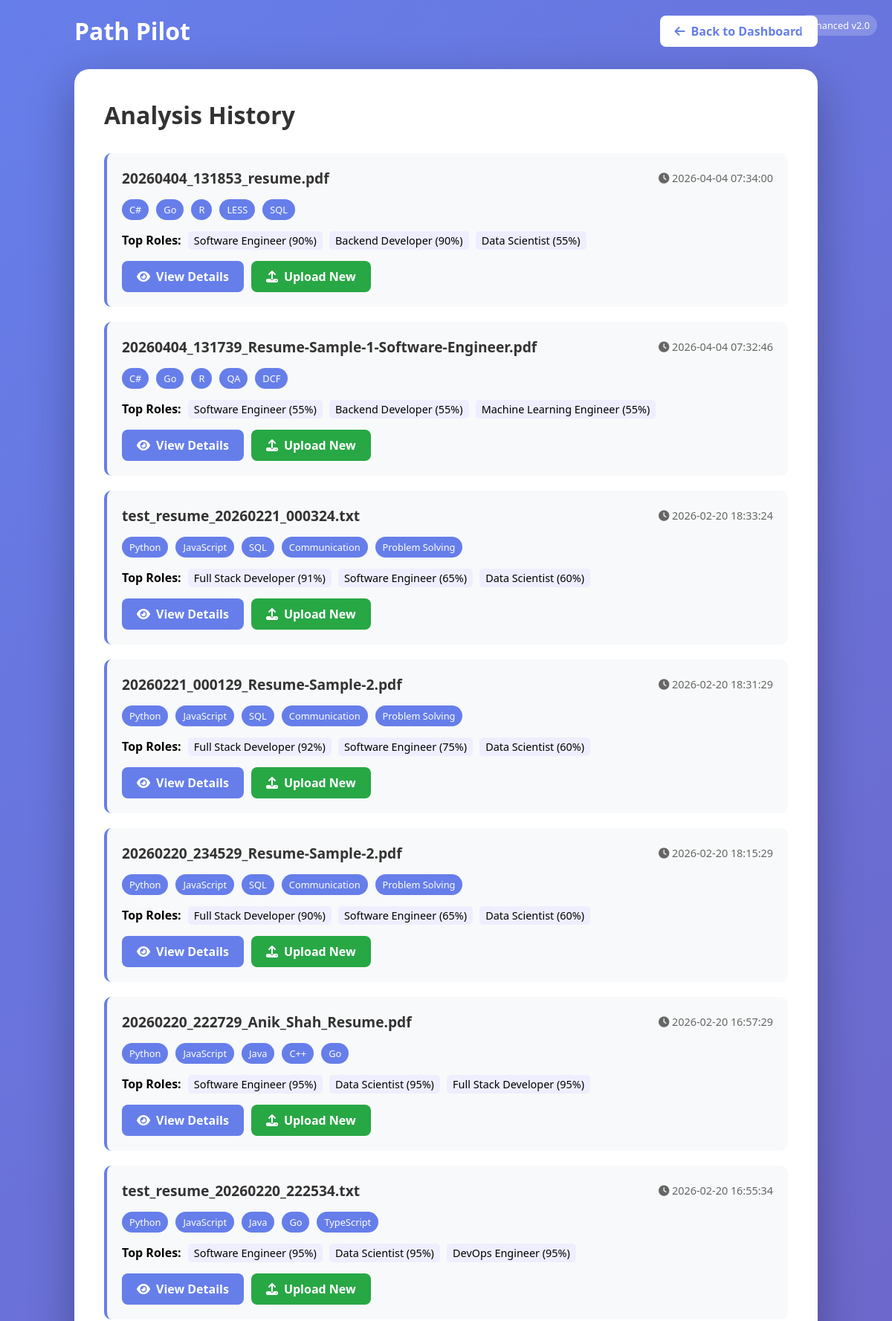
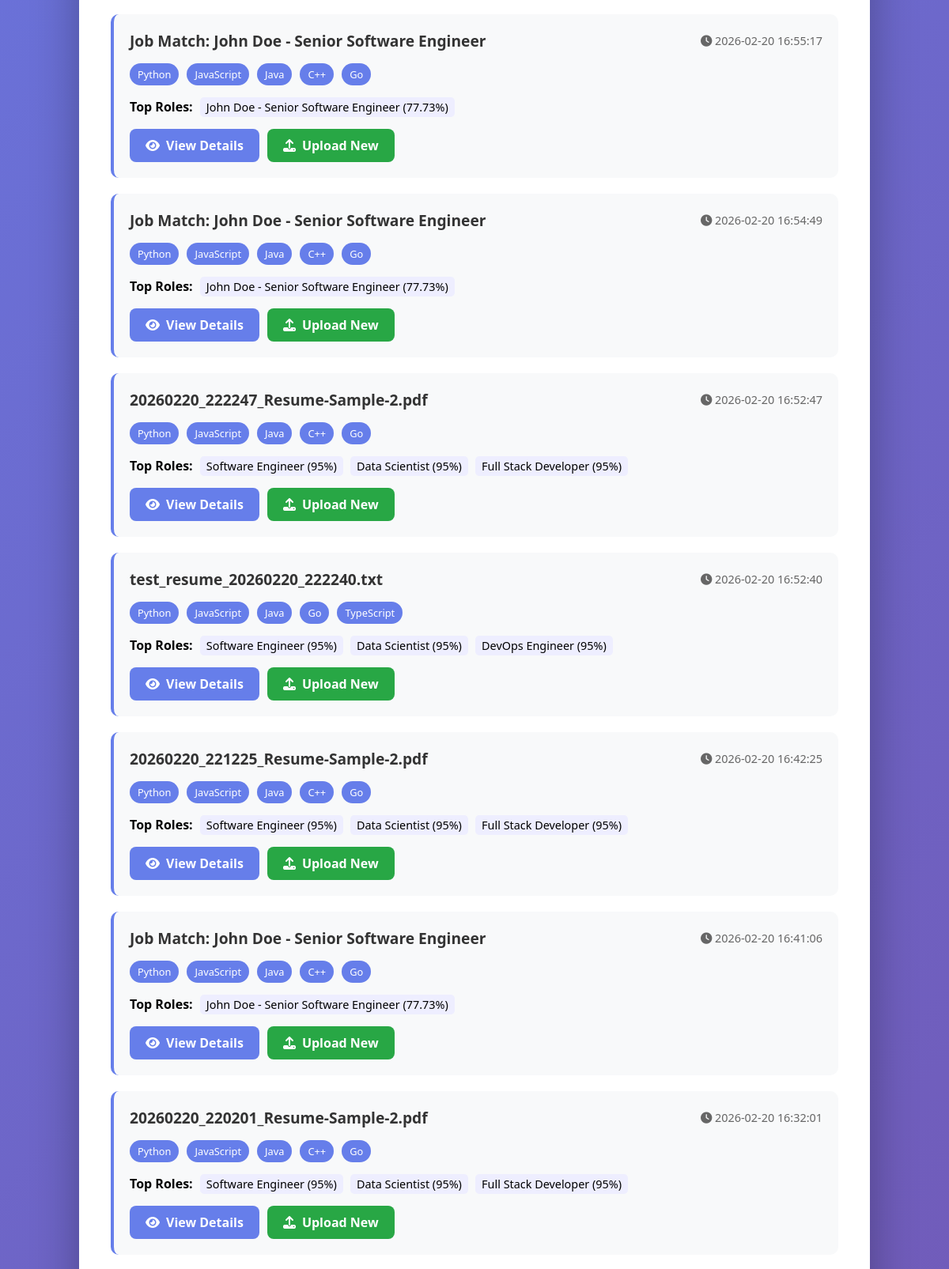
The app's page /history (signed in, upper part) with its own data (2 pictures, top to bottom).
### tables this page shows
CREATE TABLE user_uploads (
            id INTEGER PRIMARY KEY AUTOINCREMENT,
            user_id INTEGER,
            filename TEXT NOT NULL,
            filepath TEXT NOT NULL,
            upload_time TIMESTAMP DEFAULT CURRENT_TIMESTAMP,
            skills TEXT,
            top_roles TEXT,
            jobs TEXT,
            courses TEXT, ai_response TEXT, match_history TEXT, analysis_version TEXT, contact_info TEXT DEFAULT '{}', education TEXT DEFAULT '[]', experience TEXT DEFAULT '[]', department TEXT,
            FOREIGN KEY (user_id) REFERENCES users(id)
        );

### app.py (the view)
@app.route('/history')
@login_required
def history():
    conn = get_db_connection()
    uploads = conn.execute(
        'SELECT * FROM user_uploads WHERE user_id = ? ORDER BY upload_time DESC',
        (session['user_id'],)
    ).fetchall()
    conn.close()
    uploads_list = []
    for upload in uploads:
        upload_dict = dict(upload)
        try:
            if upload_dict.get('skills'):
                upload_dict['skills_parsed'] = json.loads(upload_dict['skills'])[:5]
            if upload_dict.get('top_roles'):
                upload_dict['roles_parsed'] = json.loads(upload_dict['top_roles'])[:3]
        except:
            pass
        uploads_list.append(upload_dict)
    return render_template('history.html', uploads=uploads_list)

### app.py (called while the page is built)
def login_required(f):
    @wraps(f)
    def decorated_function(*args, **kwargs):
        if 'user_id' not in session:
            flash('Please log in first', 'error')
            return redirect(url_for('login'))
        return f(*args, **kwargs)
    return decorated_function

def get_db():
    import sqlite3
    conn = sqlite3.connect('database.db')
    conn.row_factory = sqlite3.Row
    return conn

def get_db_connection():
    return get_db()

### templates/history.html (shortened to what this page needs)
<!DOCTYPE html>
<html lang="en">
<head>
    <link href="https://cdnjs.cloudflare.com/ajax/libs/font-awesome/6.4.0/css/all.min.css" rel="stylesheet">
</head>
<body>
    <div class="version-badge">Enhanced v2.0</div>
    <div class="container">
        <div class="header">
            <div class="logo">Path Pilot</div>
            <div>
                <a href="{{ url_for('dashboard') }}" class="btn">
                    <i class="fas fa-arrow-left"></i> Back to Dashboard
                </a>
            </div>
        </div>
        <div class="history-card">
            <h1>Analysis History</h1>
            {% if uploads %}
                {% for upload in uploads %}
                <div class="history-item">
                    <div class="history-header">
                        <div class="history-title">{{ upload.filename }}</div>
                        <div class="history-date">
                            <i class="fas fa-clock"></i> {{ upload.upload_time[:19] }}
                        </div>
                    </div>
                    {% if upload.skills_parsed %}
                    <div class="skills-list">
                        {% for skill in upload.skills_parsed[:10] %}
                        <span class="skill-tag">{{ skill }}</span>
                        {% endfor %}
                    </div>
                    {% endif %}
                    {% if upload.roles_parsed %}
                    <div style="margin-top: 10px;">
                        <strong>Top Roles:</strong>
                        {% for role, score in upload.roles_parsed[:3] %}
                        <span style="display: inline-block; background: #eef; padding: 3px 8px; border-radius: 5px; margin-left: 5px; font-size: 0.9rem;">
                            {{ role }} ({{ score }}%)
                        </span>
                        {% endfor %}
                    </div>
                    {% endif %}
                    <div class="button-group">
                        <a href="{{ url_for('view_upload', upload_id=upload.id) }}" class="btn btn-primary">
                            <i class="fas fa-eye"></i> View Details
                        </a>
                        <a href="{{ url_for('dashboard') }}" class="btn btn-success">
                            <i class="fas fa-upload"></i> Upload New
                        </a>
                    </div>
                </div>
                {% endfor %}
            {% endif %}
        </div>
    </div>
</body>
</html>

### templates/history.html (style rules this page uses)
* { margin: 0; padding: 0; box-sizing: border-box; }
body { font-family: 'Segoe UI', Tahoma, Geneva, Verdana, sans-serif; background: linear-gradient(135deg, #667eea 0%, #764ba2 100%); min-height: 100vh; padding: 20px; }
.container { max-width: 1000px; margin: 0 auto; }
.header { display: flex; justify-content: space-between; align-items: center; margin-bottom: 30px; }
.logo { font-size: 2rem; color: white; font-weight: bold; }
.btn { padding: 10px 20px; background: white; color: #667eea; text-decoration: none; border-radius: 8px; font-weight: 600; transition: all 0.3s ease; display: inline-flex; align-items: center; gap: 8px; }
.btn-primary { background: #667eea; color: white; }
.btn-success { background: #28a745; color: white; }
.history-card { background: white; border-radius: 20px; padding: 40px; box-shadow: 0 20px 60px rgba(0,0,0,0.3); }
h1 { color: #333; margin-bottom: 30px; font-size: 2rem; }
.history-item { background: #f8f9fa; padding: 20px; border-radius: 10px; margin-bottom: 20px; border-left: 4px solid #667eea; }
.history-header { display: flex; justify-content: space-between; align-items: center; margin-bottom: 15px; flex-wrap: wrap; gap: 10px; }
.history-title { font-size: 1.2rem; font-weight: 600; color: #333; word-break: break-all; }
.history-date { color: #666; font-size: 0.9rem; }
.skills-list { display: flex; flex-wrap: wrap; gap: 10px; margin: 15px 0; }
.skill-tag { background: #667eea; color: white; padding: 5px 10px; border-radius: 20px; font-size: 0.8rem; }
.version-badge { position: absolute; top: 20px; right: 20px; background: rgba(255,255,255,0.2); color: white; padding: 5px 10px; border-radius: 20px; font-size: 0.8rem; }
.button-group { display: flex; gap: 10px; margin-top: 15px; flex-wrap: wrap; }

### records on screen
user_uploads: filename "20260404_131853_resume.pdf", upload_time "2026-04-04 07:34:00", 10 "C#" "Go" "R" "LESS" "SQL", 3 "Software Engineer" "Backend Developer" "Data Scientist", 3 "90" "90" "55"
user_uploads: filename "20260404_131739_Resume-Sample-1-Software-Engineer.pdf", upload_time "2026-04-04 07:32:46", 10 "C#" "Go" "R" "QA" "DCF", 3 "Software Engineer" "Backend Developer" "Machine Learning Engineer", 3 "55" "55" "55"
user_uploads: filename "test_resume_20260221_000324.txt", upload_time "2026-02-20 18:33:24", 10 "Python" "JavaScript" "SQL" "Communication" "Problem Solving", 3 "Full Stack Developer" "Software Engineer" "Data Scientist", 3 "91" "65" "60"
user_uploads: filename "20260221_000129_Resume-Sample-2.pdf", upload_time "2026-02-20 18:31:29", 10 "Python" "JavaScript" "SQL" "Communication" "Problem Solving", 3 "Full Stack Developer" "Software Engineer" "Data Scientist", 3 "92" "75" "60"
user_uploads: filename "20260220_234529_Resume-Sample-2.pdf", upload_time "2026-02-20 18:15:29", 10 "Python" "JavaScript" "SQL" "Communication" "Problem Solving", 3 "Full Stack Developer" "Software Engineer" "Data Scientist", 3 "90" "65" "60"
user_uploads: filename "20260220_222729_Anik_Shah_Resume.pdf", upload_time "2026-02-20 16:57:29", 10 "Python" "JavaScript" "Java" "C++" "Go", 3 "Software Engineer" "Data Scientist" "Full Stack Developer", 3 "95" "95" "95"
user_uploads: filename "test_resume_20260220_222534.txt", upload_time "2026-02-20 16:55:34", 10 "Python" "JavaScript" "Java" "Go" "TypeScript", 3 "Software Engineer" "Data Scientist" "DevOps Engineer", 3 "95" "95" "95"
user_uploads: filename "Job Match: John Doe - Senior Software Engineer", upload_time "2026-02-20 16:55:17", 10 "Python" "JavaScript" "Java" "C++" "Go", 3 "John Doe - Senior Software Engineer", 3 "77.73"
user_uploads: filename "Job Match: John Doe - Senior Software Engineer", upload_time "2026-02-20 16:54:49", 10 "Python" "JavaScript" "Java" "C++" "Go", 3 "John Doe - Senior Software Engineer", 3 "77.73"
user_uploads: filename "20260220_222247_Resume-Sample-2.pdf", upload_time "2026-02-20 16:52:47", 10 "Python" "JavaScript" "Java" "C++" "Go", 3 "Software Engineer" "Data Scientist" "Full Stack Developer", 3 "95" "95" "95"
user_uploads: filename "test_resume_20260220_222240.txt", upload_time "2026-02-20 16:52:40", 10 "Python" "JavaScript" "Java" "Go" "TypeScript", 3 "Software Engineer" "Data Scientist" "DevOps Engineer", 3 "95" "95" "95"
user_uploads: filename "20260220_221225_Resume-Sample-2.pdf", upload_time "2026-02-20 16:42:25", 10 "Python" "JavaScript" "Java" "C++" "Go", 3 "Software Engineer" "Data Scientist" "Full Stack Developer", 3 "95" "95" "95"
user_uploads: filename "Job Match: John Doe - Senior Software Engineer", upload_time "2026-02-20 16:41:06", 10 "Python" "JavaScript" "Java" "C++" "Go", 3 "John Doe - Senior Software Engineer", 3 "77.73"
user_uploads: filename "20260220_220201_Resume-Sample-2.pdf", upload_time "2026-02-20 16:32:01", 10 "Python" "JavaScript" "Java" "C++" "Go", 3 "Software Engineer" "Data Scientist" "Full Stack Developer", 3 "95" "95" "95"
